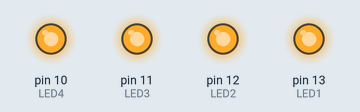
This sketch was run on a simulated Arduino Uno, built with avr-gcc and run on an emulated ATmega328P. Parts: output pins drawn as LEDs (lit = HIGH).

Above: at 0.12 s.
At 2.55 s:
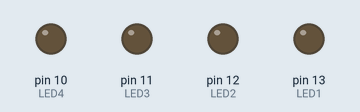
Timing chart, 0 to 3.5 s (numbered marks = the images above):
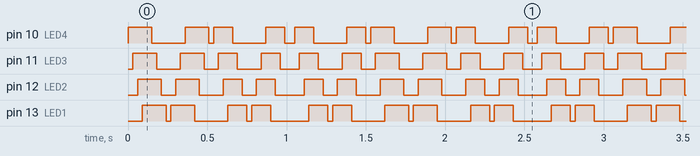

Measured:
- by itself, pin 11 (LED3): alternates HIGH for 0.12 s and LOW for 0.14 s
- by itself, pin 12 (LED2): repeats every 0.51 s: LOW 0.09 s, HIGH 0.15 s, LOW 0.15 s, HIGH 0.12 s
- by itself, pin 13 (LED1): repeats every 0.51 s: LOW 0.03 s, HIGH 0.15 s, LOW 0.21 s, HIGH 0.12 s
- by itself, pin 10 (LED4): repeats every 1.5 s: LOW 0.21 s, HIGH 0.15 s, LOW 0.03 s, HIGH 0.12 s, LOW 0.21 s, HIGH 0.12 s, LOW 0.06 s, HIGH 0.12 s, LOW 0.21 s, HIGH 0.12 s, LOW 0.03 s, HIGH 0.15 s

The sketch:

sketch_may9a-lightsequence1.ino
```cpp
int LED1 = 13;
int LED2 = 12;
int LED3 = 11;
int LED4 = 10;
int t=30;


void setup() {
   pinMode(LED1, OUTPUT);
   pinMode(LED2, OUTPUT);
   pinMode(LED3, OUTPUT);
   pinMode(LED4, OUTPUT);
}

void loop(){
  digitalWrite(LED4, HIGH);
  delay(t);
  digitalWrite(LED3, HIGH);
  delay(t);
  digitalWrite(LED2, HIGH);
  delay(t);
  digitalWrite(LED1, HIGH);
  delay(t);

  delay(t);
  digitalWrite(LED4, LOW);
  delay(t);
  digitalWrite(LED3, LOW);
  delay(t);
  digitalWrite(LED2, LOW);
  delay(t);
  digitalWrite(LED1, LOW);
  delay(t);

  digitalWrite(LED1, HIGH);
  delay(t);
  digitalWrite(LED2, HIGH);
  delay(t);
  digitalWrite(LED3, HIGH);
  delay(t);
  digitalWrite(LED4, HIGH);
  delay(t);
  delay(t);

  digitalWrite(LED1, LOW);
  delay(t);
  digitalWrite(LED2, LOW);
  delay(t);
  digitalWrite(LED3, LOW);
  delay(t);
  digitalWrite(LED4, LOW);
  delay(t);

  digitalWrite(LED4, HIGH);
  delay(t);
  digitalWrite(LED3, HIGH);
  delay(t);
  digitalWrite(LED2, HIGH);
  delay(t);
  digitalWrite(LED1, HIGH);
  delay(t);

  digitalWrite(LED4, LOW);
  delay(t);
  digitalWrite(LED3, LOW);
  delay(t);
  digitalWrite(LED2, LOW);
  delay(t);
  digitalWrite(LED1, LOW);
  delay(t);


  digitalWrite(LED1, HIGH);
  delay(t);
  digitalWrite(LED2, HIGH);
  delay(t);
  digitalWrite(LED3, HIGH);
  delay(t);
  digitalWrite(LED4, HIGH);
  delay(t);

   digitalWrite(LED1, LOW);
  delay(t);
  digitalWrite(LED2, LOW);
  delay(t);
  digitalWrite(LED3, LOW);
  delay(t);
  digitalWrite(LED4, LOW);
  delay(t);

  delay(t);
  digitalWrite(LED4, HIGH);
  delay(t);
  digitalWrite(LED3, HIGH);
  delay(t);
  digitalWrite(LED2, HIGH);
  delay(t);
  digitalWrite(LED1, HIGH);
  delay(t);

  digitalWrite(LED4, LOW);
  delay(t);
  digitalWrite(LED3, LOW);
  delay(t);
  digitalWrite(LED2, LOW);
  delay(t);
  digitalWrite(LED1, LOW);
  delay(t);

  digitalWrite(LED1, HIGH);
  delay(t);
  digitalWrite(LED2, HIGH);
  delay(t);
  digitalWrite(LED3, HIGH);
  delay(t);
  digitalWrite(LED4, HIGH);
  delay(t);

  digitalWrite(LED1, LOW);
  delay(t);
  digitalWrite(LED2, LOW);
  delay(t);
  digitalWrite(LED3, LOW);
  delay(t);
  digitalWrite(LED4, LOW);
  delay(t);}
```
